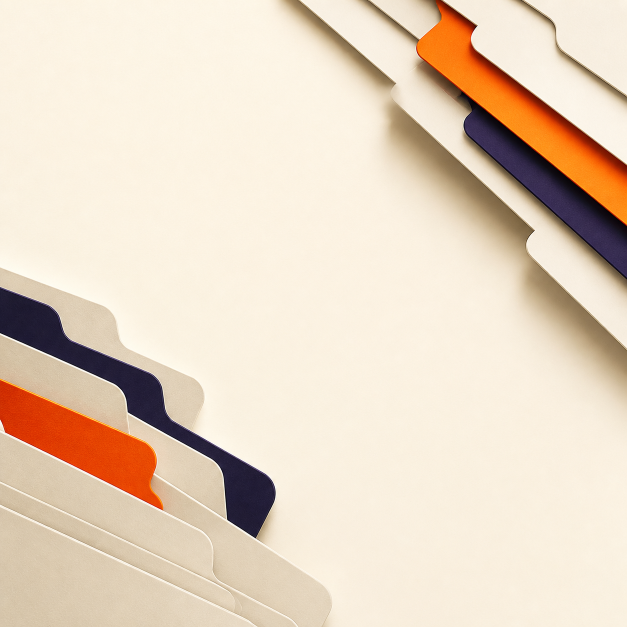
#> input picture marketing/source/imagegen/product-hunt/thumbnail-background.png, 1254 x 1254 px (shown at 1/2 size)
$ python render_product_hunt_assets.py
#> lines starting #> are read from the running program, lines starting #| are printed output that depends on the picture
"""Render Product Hunt assets from authentic TabShow 2.0 appshots.

Imagegen supplies only the thumbnail's editorial tab background and the
existing campaign scenery. Product UI, icon, typography, and copy are composed
deterministically so the launch never presents invented interface pixels.
"""

from pathlib import Path
from PIL import Image, ImageDraw, ImageFilter, ImageFont, ImageOps

ROOT = Path(__file__).resolve().parents[1]
OUTPUT = ROOT / "marketing" / "output" / "product-hunt"
GALLERY = OUTPUT / "gallery"
APPSHOTS = ROOT / "marketing" / "source" / "appshots"
CAMPAIGN = ROOT / "marketing" / "output" / "screenshots"
EDITORIAL = ROOT / "marketing" / "source" / "imagegen" / "editorial"
PH_EDITORIAL = ROOT / "marketing" / "source" / "imagegen" / "product-hunt"
ICON = ROOT / "public" / "icon" / "128.png"
FONT = Path("/System/Library/Fonts/Avenir Next.ttc")

CREAM = "#F7F3E9"
PAPER = "#FFFDF7"
INK = "#211D42"
MUTED = "#5F5A72"
ORANGE = "#E76D1F"
RULE = "#D8D1BF"

OUTPUT.mkdir(parents=True, exist_ok=True)
GALLERY.mkdir(parents=True, exist_ok=True)


def font(size: int, weight: str = "regular") -> ImageFont.FreeTypeFont:
    index = {"bold": 0, "demi": 2, "medium": 5, "regular": 7}[weight]
    return ImageFont.truetype(str(FONT), size, index=index)


def fit(source: Image.Image, size: tuple[int, int], centering: tuple[float, float] = (0.5, 0.5)) -> Image.Image:
    return ImageOps.fit(source.convert("RGB"), size, Image.Resampling.LANCZOS, centering=centering)


# [24 lines left out: function rounded_appshot, not called in this run]


def render_thumbnail() -> None:
    size = (240, 240)
    background = fit(Image.open(PH_EDITORIAL / "thumbnail-background.png"), size)
#> in fit, `return ImageOps.fit(source.convert("RGB"), size, Image.Resampling.LANC..`:
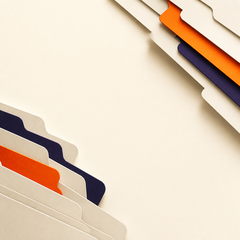
#> returned value: PIL image 240x240 RGB; mean R, G, B 230.3, 212.5, 192.7
    canvas = background.convert("RGBA")

    halo = Image.new("RGBA", size, (0, 0, 0, 0))
#> halo: PIL image 240x240 RGBA; every value is 0
    halo_draw = ImageDraw.Draw(halo)
    halo_draw.rounded_rectangle((38, 38, 202, 202), radius=38, fill=(255, 253, 247, 238))
    canvas.alpha_composite(halo.filter(ImageFilter.GaussianBlur(9)))
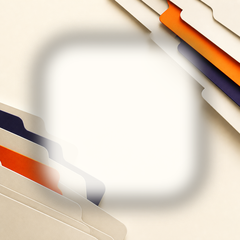
#> canvas: PIL image 240x240 RGBA; mean R, G, B, A 226.6, 213.5, 198.7, 255
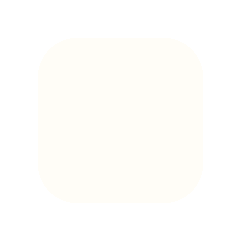
#> halo: PIL image 240x240 RGBA; mean R, G, B, A 114.8, 113.9, 111.2, 107.2; transparent parts drawn white

#> (the run stopped early here; a loop or call above may not have finished)
